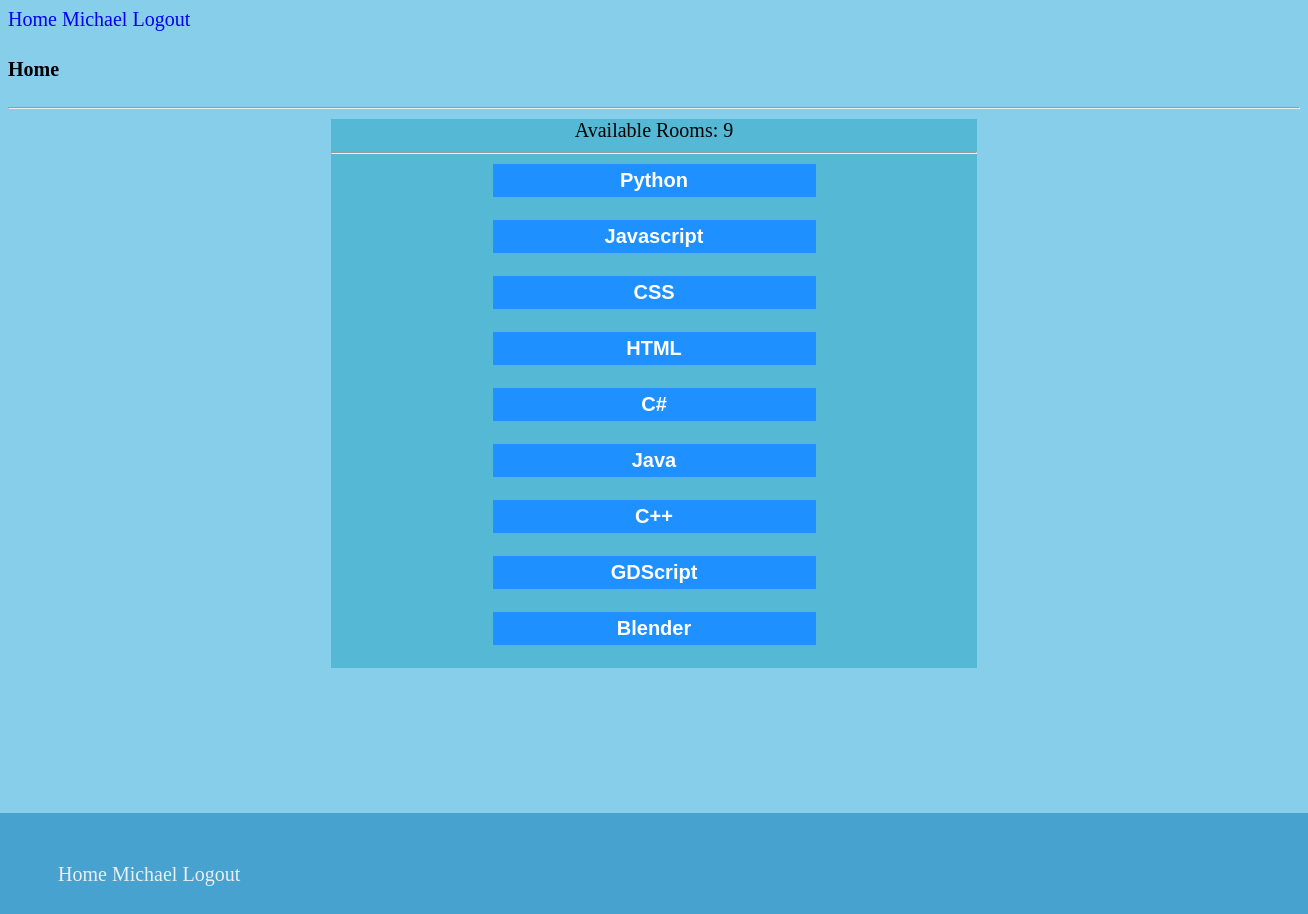
Screenshot of /home (signed in) with the database file from the repository.
### models.py (models this page shows, shortened)
class User(db.Model, UserMixin):
    id = db.Column(db.Integer, primary_key = True)
    username = db.Column(db.String(40))
    email = db.Column(db.String(40), unique = True)
    password = db.Column(db.String(128))
    confirm_password = db.Column(db.String(20))
    online = db.Column(db.Boolean, default = False)
    login_count = db.Column(db.Integer, default = 0)
    sid = db.Column(db.String(50))
    timestamp = db.Column(db.String(40))
    is_admin = db.Column(db.Boolean, default = False)
    chat_room = db.Column(db.String(50))
    chats = db.relationship("Chat", backref="user", lazy="dynamic")
    role = db.relationship("AdminRole", backref="user", lazy="dynamic")
    room_dictionary = db.relationship("RoomDict", backref="user", lazy="dynamic")

class CreateRoom(db.Model):
    id = db.Column(db.Integer, primary_key = True)
    timestamp = db.Column(db.String(40))
    room = db.Column(db.String(50), unique = True)
    admin_id = db.Column(db.Integer, db.ForeignKey("admin_role.id"))

### app.py (the view)
@app.route("/", methods = ["GET", "POST"])
@app.route("/home", methods = ["GET", "POST"])
def home():
    print("USERS")
    print(users)
    return render_template("home.html", title = "home",
                           rooms_dict = rooms_dict)

### app.py (called while the page is built)
@login_manager.user_loader
def load_user(user_id):
    return User.query.get(int(user_id))

### templates/home.html (shortened to what this page needs)
{% extends "layout.html" %}
{% block base %}
{{super()}}
<h4>{{title.title()}}</h4>
<hr>
<center>
{% set total = rooms_dict|length %}
<div id="room-container">
    <span id="total-rooms">Available Rooms: <span id="room-counter">{{total}}</span></span><br>
    <hr>
{% for room in rooms_dict %}
 <a href="{{url_for('chat_section.chat_room', room = room)}}">
    <button class="chat-room-select">
   {{room}}
    </button></a>
        <br><br>
{% endfor %}
</div>
</center>
{% include "INCLUDES/footer.html" %}
{% endblock base %}

### templates/layout.html (shortened to what this page needs)
<!DOCTYPE html>
<html>
<head>
<link rel="stylesheet" type="text/css" href="https://cdnjs.cloudflare.com/ajax/libs/font-awesome/5.15.2/css/all.min.css">
</head>
<body>
    {% block base %}
    {% if current_user.is_authenticated %}
    <a href="{{url_for('home')}}">Home</a>
    <a href="{{url_for('profile', user_id=current_user.id, username=current_user.username)}}">{{current_user.username.title()}}</a>
    <a href="{{url_for('logout')}}">Logout</a>
    {% else %}
    <a href="{{url_for('home')}}">Home</a>
    <a href="{{url_for('register')}}">Register</a>
    <a href="{{url_for('login')}}">Login</a>
    {% endif %}
    {% endblock base %}
    </body>
</html>

### templates/INCLUDES/footer.html (shortened to what this page needs)
{% block footer %}
<div id="full-footer">
    <div id="user-footer">
    {% if current_user.is_authenticated %}
     <a class="footer-a" href="{{url_for('home')}}">Home</a>
    <a class="footer-a" href="{{url_for('profile', user_id=current_user.id, username=current_user.username)}}">{{current_user.username.title()}}</a>
 <a class="footer-a" href="{{url_for('logout')}}">Logout</a>
    {% else %}
    <a class="footer-a" href="{{url_for('home')}}">Home</a>
    <a class="footer-a" href="{{url_for('register')}}">Sign-up</a>
    <a class="footer-a" href="{{url_for('login')}}">Login</a>
    {% endif %}
</div>
</div>
{% endblock footer %}

### templates/layout.html (style rules this page uses)
:root { --blue: #6495ed; --white: #faf0e6; --container: rgba(10,150, 180, 0.4); --submit: seaGreen; --select-btn: DodgerBlue; --selected-input: SeaGreen; }
* { list-style:none; text-decoration:none; }
body { overflow-x:hidden; background-color:SkyBlue; font-size:20px; }

### templates/home.html (style rules this page uses)
.chat-room-select { background-color:var(--select-btn); }
#room-container { width:50%; background-color:var(--container); }
.chat-room-select { width:50%; padding:5px; border:none; cursor:pointer; color:white; font-size:20px; font-weight:bold; transition:0.2s ease-out; -webkit-transition:0.2s ease-out; -o-transition:0.2s ease-out; -moz-transition:0.2s ease-out; -ms-transition:0.2s ease-out; }

### templates/INCLUDES/footer.html (style rules this page uses)
#full-footer { background-color:rgba(10, 120, 180, 0.5); padding:50px; margin-top:50px; color:white; position:absolute; top:90%; min-width:100%; margin:-10px; }
#user-footer .footer-a { position:relative; color:#f2f2f2f2; left:10px; }

### rows the page displays
User: username "Michael"
CreateRoom: room "Python"
CreateRoom: room "Javascript"
CreateRoom: room "CSS"
CreateRoom: room "HTML"
CreateRoom: room "C#"
CreateRoom: room "Java"
CreateRoom: room "C++"
CreateRoom: room "GDScript"
CreateRoom: room "Blender"

### other values shown
{{ title.title() }} "Home"
{{ total }} "9"
